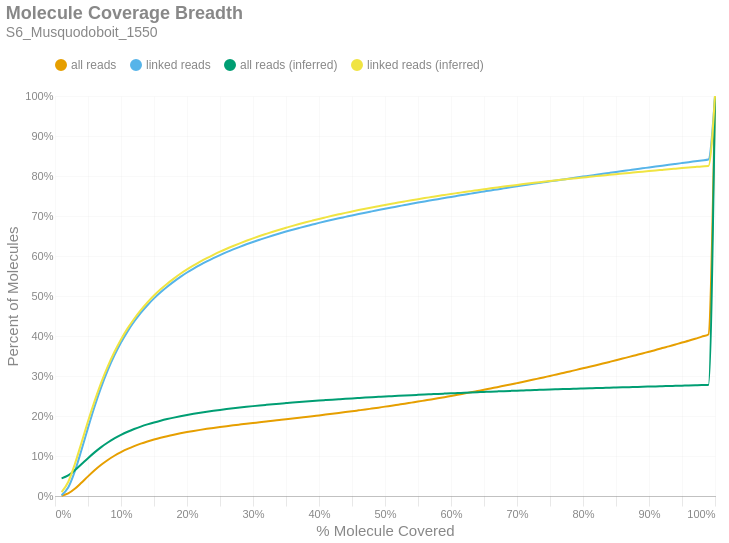

The code cell stored with this chart in its notebook:
### Markdown cell above
### Molecule Read Coverage
This chart shows molecule coverage breadth as computed by the number of bases aligned to that molecule. In other words, "*how much of each unique long molecule is actually sequenced/aligned?*" Keep in mind there is a distinction between sequences and alignments, since some sequences belonging to a particular molecule may not align well and wouldn't appear in the alignment data. This chart also shows molecule coverage breadth as computed by the *inferred fragment* from which the aligned sequences originate. Unlike read coverage, this calculation takes into account the total insert size, including unsequenced gaps between the forward and reverse reads. Like the previous figures, these are cumulative percents.

### Code cell
if SKIPLR:
    print_html(f"Skipped")
else:
    binned_df = consolidated_hist(valids['coverage_bp'], mask, 0.01, True)
    binned_df_inf = consolidated_hist(valids['coverage_inserts'], mask, 0.01, True)
    binned_df = binned_df.with_columns(pl.lit(binned_df_inf['all reads (cumsum)']).alias('all reads (inferred)'))
    binned_df = binned_df.with_columns(pl.lit(binned_df_inf['linked reads (cumsum)']).alias('linked reads (inferred)'))
    binned_df = binned_df.with_columns(
        (pl.col('bin').cast(pl.Float64) + 0.01).alias('right_edge')
    )

    with SafeRender(binned_df):
        (
            density_plot(binned_df, 'Molecule Coverage Breadth', samplename, 'molcov', ['all reads (inferred)','linked reads (inferred)'])
            .encode(
                #x=alt.X('bin:Q', title="% Molecule Covered").axis(format = '%').scale(padding=0),
                x=alt.X('right_edge:Q', title="% Molecule Covered").axis(format='%').scale(padding=0),
                y=alt.Y('value:Q', title='Percent of Molecules')
                    .axis(format='%')
                    .stack(False)
                    .scale(domainMin=0, padding=0),
                color=alt.Color("key:N").scale(domain = ["all reads", "linked reads", "all reads (inferred)", "linked reads (inferred)"]),
                tooltip = [
                    alt.Tooltip("key:N", title = "Data Type"),
                    alt.Tooltip("range_label:N", title="% Molecule Covered"),
                    alt.Tooltip("value:Q", format = ".2%", title="% Molecules")
                ]
            )
        ).display()

### Figure 1 — Vega-Lite specification as saved in the notebook (floating-point values rounded to 4 significant figures)
{"width": "container", "height": 400, "config": {"title": {"anchor": "start", "dy": -15, "fontSize": 18, "color": "#888888", "subtitleColor": "#888888", "subtitleFontSize": 14}, "arc": {"fill": "#0072B2"}, "axis": {"domainColor": "#888888", "domainWidth": 0.5, "gridWidth": 0.2, "grid": false, "titleFontWeight": 400, "titleFontSize": 15, "labelFontSize": 11, "labelColor": "#888888", "tickColor": "#888888", "tickWidth": 0.2, "titleColor": "#888888"}, "axisBand": {"grid": false}, "axisX": {"grid": true, "tickSize": 10, "domainCap": "round"}, "axisY": {"domain": false, "grid": true, "tickSize": 0, "domainCap": "round"}, "background": "transparent", "header": {"labelFontSize": 15, "labelColor": "#888888", "titleFontSize": 15, "titleFontWeight": 600, "titleColor": "#888888"}, "legend": {"labelFont": "sans-serif", "labelFontSize": 12, "labelColor": "#888888", "symbolSize": 100, "symbolType": "circle", "titleFontSize": 12, "titlePadding": 10, "titleColor": "#888888", "title": null, "orient": "top"}, "range": {"category": ["#E69F00", "#56B4E9", "#009E73", "#F0E442", "#0072B2", "#D55E00", "#CC79A7", "#000000"], "diverging": ["#cfe8f3", "#a2d4ec", "#73bfe2", "#46abdb", "#1696d2", "#12719e"]}, "area": {"fill": "#0072B2", "fillOpacity": 0.7, "line": true, "strokeOpacity": 0.7}, "line": {"color": "#0072B2", "stroke": "#0072B2", "strokeWidth": 2}, "trail": {"color": "#0072B2", "stroke": "#0072B2", "strokeWidth": 0, "size": 1}, "point": {"filled": true, "fillOpacity": 1.0, "size": 95}, "text": {"color": "#888888", "fontSize": 11, "align": "right", "fontWeight": 400, "size": 11}, "bar": {"fill": "#0072B2", "stroke": null}, "view": {"stroke": null, "continuousWidth": 660, "continuousHeight": 400}}, "data": {"name": "data-e5376c6e588460b2d22ee067f090cc62"}, "mark": {"type": "line", "interpolate": "monotone", "point": {"opacity": 0, "size": 275}}, "encoding": {"color": {"field": "key", "scale": {"domain": ["all reads", "linked reads", "all reads (inferred)", "linked reads (inferred)"]}, "type": "nominal"}, "tooltip": [{"field": "key", "title": "Data Type", "type": "nominal"}, {"field": "range_label", "title": "% Molecule Covered", "type": "nominal"}, {"field": "value", "format": ".2%", "title": "% Molecules", "type": "quantitative"}], "x": {"axis": {"format": "%"}, "field": "right_edge", "scale": {"padding": 0}, "title": "% Molecule Covered", "type": "quantitative"}, "y": {"axis": {"format": "%"}, "field": "value", "scale": {"domainMin": 0, "padding": 0}, "stack": false, "title": "Percent of Molecules", "type": "quantitative"}}, "params": [{"name": "param_c36ac31b6afebe62", "select": {"type": "point", "fields": ["key"]}, "bind": "legend"}], "title": {"text": "Molecule Coverage Breadth", "subtitle": "S6_Musquodoboit_1550"}, "transform": [{"fold": ["all reads (cumsum)", "linked reads (cumsum)", "all reads (inferred)", "linked reads (inferred)"]}, {"calculate": "replace(datum.key, ' (cumsum)', '')", "as": "key"}, {"filter": {"param": "param_c36ac31b6afebe62"}}], "usermeta": {"embedOptions": {"downloadFileName": "S6_Musquodoboit_1550.molcov"}}, "$schema": "https://vega.github.io/schema/vega-lite/v6.1.0.json", "datasets": {"data-e5376c6e588460b2d22ee067f090cc62": [{"bin": "0.0", "interval": "0.0-0.01", "all reads": 0.000724, "linked reads": 0.002119, "all reads (cumsum)": 0.000724, "linked reads (cumsum)": 0.002119, "range_label": "0.0-0.01", "all reads (inferred)": 0.04395, "linked reads (inferred)": 0.009748, "right_edge": 0.01}, {"bin": "0.01", "interval": "0.01-0.02", "all reads": 0.005563, "linked reads": 0.01888, "all reads (cumsum)": 0.006287, "linked reads (cumsum)": 0.021, "range_label": "0.01-0.02", "all reads (inferred)": 0.05139, "linked reads (inferred)": 0.03508, "right_edge": 0.02}, {"bin": "0.02", "interval": "0.02-0.03", "all reads": 0.01163, "linked reads": 0.04044, "all reads (cumsum)": 0.01792, "linked reads (cumsum)": 0.06144, "range_label": "0.02-0.03", "all reads (inferred)": 0.06415, "linked reads (inferred)": 0.07949, "right_edge": 0.03}, {"bin": "0.03", "interval": "0.03-0.04", "all reads": 0.01513, "linked reads": 0.05288, "all reads (cumsum)": 0.03305, "linked reads (cumsum)": 0.1143, "range_label": "0.03-0.04", "all reads (inferred)": 0.07926, "linked reads (inferred)": 0.1325, "right_edge": 0.04}, {"bin": "0.04", "interval": "0.04-0.05", "all reads": 0.01597, "linked reads": 0.05601, "all reads (cumsum)": 0.04901, "linked reads (cumsum)": 0.1703, "range_label": "0.04-0.05", "all reads (inferred)": 0.09466, "linked reads (inferred)": 0.1867, "right_edge": 0.05}, {"bin": "0.05", "interval": "0.05-0.06", "all reads": 0.01523, "linked reads": 0.05347, "all reads (cumsum)": 0.06424, "linked reads (cumsum)": 0.2238, "range_label": "0.05-0.06", "all reads (inferred)": 0.109, "linked reads (inferred)": 0.2373, "right_edge": 0.06}, {"bin": "0.06", "interval": "0.06-0.07", "all reads": 0.01376, "linked reads": 0.04838, "all reads (cumsum)": 0.07801, "linked reads (cumsum)": 0.2722, "range_label": "0.06-0.07", "all reads (inferred)": 0.1222, "linked reads (inferred)": 0.2835, "right_edge": 0.07}, {"bin": "0.07", "interval": "0.07-0.08", "all reads": 0.01208, "linked reads": 0.04251, "all reads (cumsum)": 0.09009, "linked reads (cumsum)": 0.3147, "range_label": "0.07-0.08", "all reads (inferred)": 0.1337, "linked reads (inferred)": 0.3241, "right_edge": 0.08}, {"bin": "0.08", "interval": "0.08-0.09", "all reads": 0.01052, "linked reads": 0.03697, "all reads (cumsum)": 0.1006, "linked reads (cumsum)": 0.3517, "range_label": "0.08-0.09", "all reads (inferred)": 0.1439, "linked reads (inferred)": 0.3601, "right_edge": 0.09}, {"bin": "0.09", "interval": "0.09-0.1", "all reads": 0.009114, "linked reads": 0.03201, "all reads (cumsum)": 0.1097, "linked reads (cumsum)": 0.3837, "range_label": "0.09-0.1", "all reads (inferred)": 0.1528, "linked reads (inferred)": 0.3915, "right_edge": 0.1}, {"bin": "0.1", "interval": "0.1-0.11", "all reads": 0.007969, "linked reads": 0.02795, "all reads (cumsum)": 0.1177, "linked reads (cumsum)": 0.4116, "range_label": "0.1-0.11", "all reads (inferred)": 0.1606, "linked reads (inferred)": 0.419, "right_edge": 0.11}, {"bin": "0.11", "interval": "0.11-0.12", "all reads": 0.007011, "linked reads": 0.02461, "all reads (cumsum)": 0.1247, "linked reads (cumsum)": 0.4362, "range_label": "0.11-0.12", "all reads (inferred)": 0.1674, "linked reads (inferred)": 0.4431, "right_edge": 0.12}, {"bin": "0.12", "interval": "0.12-0.13", "all reads": 0.006181, "linked reads": 0.02169, "all reads (cumsum)": 0.1309, "linked reads (cumsum)": 0.4579, "range_label": "0.12-0.13", "all reads (inferred)": 0.1736, "linked reads (inferred)": 0.4646, "right_edge": 0.13}, {"bin": "0.13", "interval": "0.13-0.14", "all reads": 0.005436, "linked reads": 0.01906, "all reads (cumsum)": 0.1363, "linked reads (cumsum)": 0.477, "range_label": "0.13-0.14", "all reads (inferred)": 0.179, "linked reads (inferred)": 0.4839, "right_edge": 0.14}, {"bin": "0.14", "interval": "0.14-0.15", "all reads": 0.004899, "linked reads": 0.01713, "all reads (cumsum)": 0.1412, "linked reads (cumsum)": 0.4941, "range_label": "0.14-0.15", "all reads (inferred)": 0.1839, "linked reads (inferred)": 0.5011, "right_edge": 0.15}, {"bin": "0.15", "interval": "0.15-0.16", "all reads": 0.004358, "linked reads": 0.01522, "all reads (cumsum)": 0.1456, "linked reads (cumsum)": 0.5093, "range_label": "0.15-0.16", "all reads (inferred)": 0.1883, "linked reads (inferred)": 0.5166, "right_edge": 0.16}, {"bin": "0.16", "interval": "0.16-0.17", "all reads": 0.003978, "linked reads": 0.01383, "all reads (cumsum)": 0.1496, "linked reads (cumsum)": 0.5232, "range_label": "0.16-0.17", "all reads (inferred)": 0.1923, "linked reads (inferred)": 0.5307, "right_edge": 0.17}, {"bin": "0.17", "interval": "0.17-0.18", "all reads": 0.003647, "linked reads": 0.01271, "all reads (cumsum)": 0.1532, "linked reads (cumsum)": 0.5359, "range_label": "0.17-0.18", "all reads (inferred)": 0.196, "linked reads (inferred)": 0.5435, "right_edge": 0.18}, {"bin": "0.18", "interval": "0.18-0.19", "all reads": 0.00342, "linked reads": 0.01188, "all reads (cumsum)": 0.1566, "linked reads (cumsum)": 0.5477, "range_label": "0.18-0.19", "all reads (inferred)": 0.1994, "linked reads (inferred)": 0.5555, "right_edge": 0.19}, {"bin": "0.19", "interval": "0.19-0.2", "all reads": 0.003164, "linked reads": 0.01099, "all reads (cumsum)": 0.1598, "linked reads (cumsum)": 0.5587, "range_label": "0.19-0.2", "all reads (inferred)": 0.2025, "linked reads (inferred)": 0.5664, "right_edge": 0.2}, {"bin": "0.2", "interval": "0.2-0.21", "all reads": 0.002862, "linked reads": 0.00987, "all reads (cumsum)": 0.1627, "linked reads (cumsum)": 0.5686, "range_label": "0.2-0.21", "all reads (inferred)": 0.2054, "linked reads (inferred)": 0.5765, "right_edge": 0.21}, {"bin": "0.21", "interval": "0.21-0.22", "all reads": 0.002684, "linked reads": 0.009246, "all reads (cumsum)": 0.1653, "linked reads (cumsum)": 0.5779, "range_label": "0.21-0.22", "all reads (inferred)": 0.2081, "linked reads (inferred)": 0.5859, "right_edge": 0.22}, {"bin": "0.22", "interval": "0.22-0.23", "all reads": 0.00252, "linked reads": 0.008647, "all reads (cumsum)": 0.1679, "linked reads (cumsum)": 0.5865, "range_label": "0.22-0.23", "all reads (inferred)": 0.2106, "linked reads (inferred)": 0.5947, "right_edge": 0.23}, {"bin": "0.23", "interval": "0.23-0.24", "all reads": 0.002389, "linked reads": 0.008161, "all reads (cumsum)": 0.1702, "linked reads (cumsum)": 0.5947, "range_label": "0.23-0.24", "all reads (inferred)": 0.2129, "linked reads (inferred)": 0.603, "right_edge": 0.24}, {"bin": "0.24", "interval": "0.24-0.25", "all reads": 0.002272, "linked reads": 0.007704, "all reads (cumsum)": 0.1725, "linked reads (cumsum)": 0.6024, "range_label": "0.24-0.25", "all reads (inferred)": 0.2152, "linked reads (inferred)": 0.6108, "right_edge": 0.25}, {"bin": "0.25", "interval": "0.25-0.26", "all reads": 0.002145, "linked reads": 0.007237, "all reads (cumsum)": 0.1747, "linked reads (cumsum)": 0.6096, "range_label": "0.25-0.26", "all reads (inferred)": 0.2173, "linked reads (inferred)": 0.6182, "right_edge": 0.26}, {"bin": "0.26", "interval": "0.26-0.27", "all reads": 0.002038, "linked reads": 0.006841, "all reads (cumsum)": 0.1767, "linked reads (cumsum)": 0.6164, "range_label": "0.26-0.27", "all reads (inferred)": 0.2192, "linked reads (inferred)": 0.6251, "right_edge": 0.27}, {"bin": "0.27", "interval": "0.27-0.28", "all reads": 0.001979, "linked reads": 0.006519, "all reads (cumsum)": 0.1787, "linked reads (cumsum)": 0.623, "range_label": "0.27-0.28", "all reads (inferred)": 0.2211, "linked reads (inferred)": 0.6317, "right_edge": 0.28}, {"bin": "0.28", "interval": "0.28-0.29", "all reads": 0.001959, "linked reads": 0.006305, "all reads (cumsum)": 0.1806, "linked reads (cumsum)": 0.6293, "range_label": "0.28-0.29", "all reads (inferred)": 0.223, "linked reads (inferred)": 0.638, "right_edge": 0.29}, {"bin": "0.29", "interval": "0.29-0.3", "all reads": 0.001873, "linked reads": 0.005807, "all reads (cumsum)": 0.1825, "linked reads (cumsum)": 0.6351, "range_label": "0.29-0.3", "all reads (inferred)": 0.2247, "linked reads (inferred)": 0.6441, "right_edge": 0.3}, {"bin": "0.3", "interval": "0.3-0.31", "all reads": 0.001834, "linked reads": 0.005492, "all reads (cumsum)": 0.1843, "linked reads (cumsum)": 0.6406, "range_label": "0.3-0.31", "all reads (inferred)": 0.2263, "linked reads (inferred)": 0.6498, "right_edge": 0.31}, {"bin": "0.31", "interval": "0.31-0.32", "all reads": 0.001882, "linked reads": 0.005425, "all reads (cumsum)": 0.1862, "linked reads (cumsum)": 0.646, "range_label": "0.31-0.32", "all reads (inferred)": 0.2279, "linked reads (inferred)": 0.6553, "right_edge": 0.32}, {"bin": "0.32", "interval": "0.32-0.33", "all reads": 0.001879, "linked reads": 0.00522, "all reads (cumsum)": 0.1881, "linked reads (cumsum)": 0.6512, "range_label": "0.32-0.33", "all reads (inferred)": 0.2294, "linked reads (inferred)": 0.6606, "right_edge": 0.33}, {"bin": "0.33", "interval": "0.33-0.34", "all reads": 0.00186, "linked reads": 0.005023, "all reads (cumsum)": 0.19, "linked reads (cumsum)": 0.6562, "range_label": "0.33-0.34", "all reads (inferred)": 0.2309, "linked reads (inferred)": 0.6658, "right_edge": 0.34}, {"bin": "0.34", "interval": "0.34-0.35", "all reads": 0.001865, "linked reads": 0.004805, "all reads (cumsum)": 0.1918, "linked reads (cumsum)": 0.661, "range_label": "0.34-0.35", "all reads (inferred)": 0.2323, "linked reads (inferred)": 0.6706, "right_edge": 0.35}, {"bin": "0.35", "interval": "0.35-0.36", "all reads": 0.001889, "linked reads": 0.004559, "all reads (cumsum)": 0.1937, "linked reads (cumsum)": 0.6656, "range_label": "0.35-0.36", "all reads (inferred)": 0.2337, "linked reads (inferred)": 0.6754, "right_edge": 0.36}, {"bin": "0.36", "interval": "0.36-0.37", "all reads": 0.001909, "linked reads": 0.004474, "all reads (cumsum)": 0.1956, "linked reads (cumsum)": 0.6701, "range_label": "0.36-0.37", "all reads (inferred)": 0.235, "linked reads (inferred)": 0.6799, "right_edge": 0.37}, {"bin": "0.37", "interval": "0.37-0.38", "all reads": 0.001933, "linked reads": 0.004371, "all reads (cumsum)": 0.1976, "linked reads (cumsum)": 0.6744, "range_label": "0.37-0.38", "all reads (inferred)": 0.2362, "linked reads (inferred)": 0.6844, "right_edge": 0.38}, {"bin": "0.38", "interval": "0.38-0.39", "all reads": 0.001929, "linked reads": 0.004141, "all reads (cumsum)": 0.1995, "linked reads (cumsum)": 0.6786, "range_label": "0.38-0.39", "all reads (inferred)": 0.2374, "linked reads (inferred)": 0.6886, "right_edge": 0.39}, {"bin": "0.39", "interval": "0.39-0.4", "all reads": 0.002046, "linked reads": 0.004183, "all reads (cumsum)": 0.2015, "linked reads (cumsum)": 0.6828, "range_label": "0.39-0.4", "all reads (inferred)": 0.2386, "linked reads (inferred)": 0.6927, "right_edge": 0.4}, {"bin": "0.4", "interval": "0.4-0.41", "all reads": 0.001993, "linked reads": 0.003946, "all reads (cumsum)": 0.2035, "linked reads (cumsum)": 0.6867, "range_label": "0.4-0.41", "all reads (inferred)": 0.2398, "linked reads (inferred)": 0.6965, "right_edge": 0.41}, {"bin": "0.41", "interval": "0.41-0.42", "all reads": 0.00204, "linked reads": 0.003778, "all reads (cumsum)": 0.2056, "linked reads (cumsum)": 0.6905, "range_label": "0.41-0.42", "all reads (inferred)": 0.2409, "linked reads (inferred)": 0.7004, "right_edge": 0.42}, {"bin": "0.42", "interval": "0.42-0.43", "all reads": 0.002065, "linked reads": 0.003695, "all reads (cumsum)": 0.2076, "linked reads (cumsum)": 0.6942, "range_label": "0.42-0.43", "all reads (inferred)": 0.2419, "linked reads (inferred)": 0.7041, "right_edge": 0.43}, {"bin": "0.43", "interval": "0.43-0.44", "all reads": 0.002083, "linked reads": 0.003577, "all reads (cumsum)": 0.2097, "linked reads (cumsum)": 0.6978, "range_label": "0.43-0.44", "all reads (inferred)": 0.243, "linked reads (inferred)": 0.7079, "right_edge": 0.44}, {"bin": "0.44", "interval": "0.44-0.45", "all reads": 0.002153, "linked reads": 0.003596, "all reads (cumsum)": 0.2119, "linked reads (cumsum)": 0.7014, "range_label": "0.44-0.45", "all reads (inferred)": 0.244, "linked reads (inferred)": 0.7113, "right_edge": 0.45}, {"bin": "0.45", "interval": "0.45-0.46", "all reads": 0.002221, "linked reads": 0.00351, "all reads (cumsum)": 0.2141, "linked reads (cumsum)": 0.7049, "range_label": "0.45-0.46", "all reads (inferred)": 0.245, "linked reads (inferred)": 0.7147, "right_edge": 0.46}, {"bin": "0.46", "interval": "0.46-0.47", "all reads": 0.002227, "linked reads": 0.003405, "all reads (cumsum)": 0.2163, "linked reads (cumsum)": 0.7083, "range_label": "0.46-0.47", "all reads (inferred)": 0.246, "linked reads (inferred)": 0.7181, "right_edge": 0.47}, {"bin": "0.47", "interval": "0.47-0.48", "all reads": 0.002278, "linked reads": 0.003291, "all reads (cumsum)": 0.2186, "linked reads (cumsum)": 0.7116, "range_label": "0.47-0.48", "all reads (inferred)": 0.2469, "linked reads (inferred)": 0.7213, "right_edge": 0.48}, {"bin": "0.48", "interval": "0.48-0.49", "all reads": 0.00228, "linked reads": 0.003271, "all reads (cumsum)": 0.2209, "linked reads (cumsum)": 0.7148, "range_label": "0.48-0.49", "all reads (inferred)": 0.2478, "linked reads (inferred)": 0.7245, "right_edge": 0.49}, {"bin": "0.49", "interval": "0.49-0.5", "all reads": 0.002541, "linked reads": 0.00331, "all reads (cumsum)": 0.2234, "linked reads (cumsum)": 0.7181, "range_label": "0.49-0.5", "all reads (inferred)": 0.2488, "linked reads (inferred)": 0.7277, "right_edge": 0.5}, {"bin": "0.5", "interval": "0.5-0.51", "all reads": 0.002299, "linked reads": 0.003069, "all reads (cumsum)": 0.2257, "linked reads (cumsum)": 0.7212, "range_label": "0.5-0.51", "all reads (inferred)": 0.2496, "linked reads (inferred)": 0.7307, "right_edge": 0.51}, {"bin": "0.51", "interval": "0.51-0.52", "all reads": 0.002541, "linked reads": 0.003128, "all reads (cumsum)": 0.2283, "linked reads (cumsum)": 0.7243, "range_label": "0.51-0.52", "all reads (inferred)": 0.2505, "linked reads (inferred)": 0.7337, "right_edge": 0.52}, {"bin": "0.52", "interval": "0.52-0.53", "all reads": 0.002534, "linked reads": 0.003044, "all reads (cumsum)": 0.2308, "linked reads (cumsum)": 0.7274, "range_label": "0.52-0.53", "all reads (inferred)": 0.2513, "linked reads (inferred)": 0.7365, "right_edge": 0.53}, {"bin": "0.53", "interval": "0.53-0.54", "all reads": 0.002627, "linked reads": 0.003115, "all reads (cumsum)": 0.2334, "linked reads (cumsum)": 0.7305, "range_label": "0.53-0.54", "all reads (inferred)": 0.2522, "linked reads (inferred)": 0.7394, "right_edge": 0.54}, {"bin": "0.54", "interval": "0.54-0.55", "all reads": 0.002605, "linked reads": 0.002982, "all reads (cumsum)": 0.236, "linked reads (cumsum)": 0.7335, "range_label": "0.54-0.55", "all reads (inferred)": 0.253, "linked reads (inferred)": 0.7421, "right_edge": 0.55}, {"bin": "0.55", "interval": "0.55-0.56", "all reads": 0.002743, "linked reads": 0.002939, "all reads (cumsum)": 0.2388, "linked reads (cumsum)": 0.7364, "range_label": "0.55-0.56", "all reads (inferred)": 0.2537, "linked reads (inferred)": 0.7448, "right_edge": 0.56}, {"bin": "0.56", "interval": "0.56-0.57", "all reads": 0.002733, "linked reads": 0.00286, "all reads (cumsum)": 0.2415, "linked reads (cumsum)": 0.7393, "range_label": "0.56-0.57", "all reads (inferred)": 0.2545, "linked reads (inferred)": 0.7474, "right_edge": 0.57}, {"bin": "0.57", "interval": "0.57-0.58", "all reads": 0.002781, "linked reads": 0.002846, "all reads (cumsum)": 0.2443, "linked reads (cumsum)": 0.7421, "range_label": "0.57-0.58", "all reads (inferred)": 0.2553, "linked reads (inferred)": 0.75, "right_edge": 0.58}, {"bin": "0.58", "interval": "0.58-0.59", "all reads": 0.002861, "linked reads": 0.002801, "all reads (cumsum)": 0.2471, "linked reads (cumsum)": 0.7449, "range_label": "0.58-0.59", "all reads (inferred)": 0.256, "linked reads (inferred)": 0.7525, "right_edge": 0.59}, {"bin": "0.59", "interval": "0.59-0.6", "all reads": 0.00297, "linked reads": 0.002825, "all reads (cumsum)": 0.2501, "linked reads (cumsum)": 0.7478, "range_label": "0.59-0.6", "all reads (inferred)": 0.2567, "linked reads (inferred)": 0.7551, "right_edge": 0.6}, {"bin": "0.6", "interval": "0.6-0.61", "all reads": 0.002904, "linked reads": 0.002726, "all reads (cumsum)": 0.253, "linked reads (cumsum)": 0.7505, "range_label": "0.6-0.61", "all reads (inferred)": 0.2574, "linked reads (inferred)": 0.7575, "right_edge": 0.61}, {"bin": "0.61", "interval": "0.61-0.62", "all reads": 0.003082, "linked reads": 0.002719, "all reads (cumsum)": 0.2561, "linked reads (cumsum)": 0.7532, "range_label": "0.61-0.62", "all reads (inferred)": 0.2581, "linked reads (inferred)": 0.7599, "right_edge": 0.62}, {"bin": "0.62", "interval": "0.62-0.63", "all reads": 0.003076, "linked reads": 0.00273, "all reads (cumsum)": 0.2592, "linked reads (cumsum)": 0.7559, "range_label": "0.62-0.63", "all reads (inferred)": 0.2588, "linked reads (inferred)": 0.7622, "right_edge": 0.63}, {"bin": "0.63", "interval": "0.63-0.64", "all reads": 0.003164, "linked reads": 0.002731, "all reads (cumsum)": 0.2623, "linked reads (cumsum)": 0.7587, "range_label": "0.63-0.64", "all reads (inferred)": 0.2595, "linked reads (inferred)": 0.7645, "right_edge": 0.64}, {"bin": "0.64", "interval": "0.64-0.65", "all reads": 0.003172, "linked reads": 0.002647, "all reads (cumsum)": 0.2655, "linked reads (cumsum)": 0.7613, "range_label": "0.64-0.65", "all reads (inferred)": 0.2601, "linked reads (inferred)": 0.7668, "right_edge": 0.65}, {"bin": "0.65", "interval": "0.65-0.66", "all reads": 0.003335, "linked reads": 0.002656, "all reads (cumsum)": 0.2688, "linked reads (cumsum)": 0.764, "range_label": "0.65-0.66", "all reads (inferred)": 0.2608, "linked reads (inferred)": 0.7691, "right_edge": 0.66}, {"bin": "0.66", "interval": "0.66-0.67", "all reads": 0.003239, "linked reads": 0.002555, "all reads (cumsum)": 0.2721, "linked reads (cumsum)": 0.7665, "range_label": "0.66-0.67", "all reads (inferred)": 0.2615, "linked reads (inferred)": 0.7713, "right_edge": 0.67}, {"bin": "0.67", "interval": "0.67-0.68", "all reads": 0.00335, "linked reads": 0.002586, "all reads (cumsum)": 0.2754, "linked reads (cumsum)": 0.7691, "range_label": "0.67-0.68", "all reads (inferred)": 0.2621, "linked reads (inferred)": 0.7735, "right_edge": 0.68}, {"bin": "0.68", "interval": "0.68-0.69", "all reads": 0.003328, "linked reads": 0.00259, "all reads (cumsum)": 0.2788, "linked reads (cumsum)": 0.7717, "range_label": "0.68-0.69", "all reads (inferred)": 0.2627, "linked reads (inferred)": 0.7756, "right_edge": 0.69}, {"bin": "0.69", "interval": "0.69-0.7", "all reads": 0.003449, "linked reads": 0.002567, "all reads (cumsum)": 0.2822, "linked reads (cumsum)": 0.7743, "range_label": "0.69-0.7", "all reads (inferred)": 0.2633, "linked reads (inferred)": 0.7777, "right_edge": 0.7}, {"bin": "0.7", "interval": "0.7-0.71", "all reads": 0.003471, "linked reads": 0.00253, "all reads (cumsum)": 0.2857, "linked reads (cumsum)": 0.7768, "range_label": "0.7-0.71", "all reads (inferred)": 0.2639, "linked reads (inferred)": 0.7797, "right_edge": 0.71}, {"bin": "0.71", "interval": "0.71-0.72", "all reads": 0.003528, "linked reads": 0.002452, "all reads (cumsum)": 0.2892, "linked reads (cumsum)": 0.7792, "range_label": "0.71-0.72", "all reads (inferred)": 0.2645, "linked reads (inferred)": 0.7818, "right_edge": 0.72}, {"bin": "0.72", "interval": "0.72-0.73", "all reads": 0.003641, "linked reads": 0.002484, "all reads (cumsum)": 0.2928, "linked reads (cumsum)": 0.7817, "range_label": "0.72-0.73", "all reads (inferred)": 0.2651, "linked reads (inferred)": 0.7837, "right_edge": 0.73}, {"bin": "0.73", "interval": "0.73-0.74", "all reads": 0.003548, "linked reads": 0.002418, "all reads (cumsum)": 0.2964, "linked reads (cumsum)": 0.7841, "range_label": "0.73-0.74", "all reads (inferred)": 0.2657, "linked reads (inferred)": 0.7857, "right_edge": 0.74}, {"bin": "0.74", "interval": "0.74-0.75", "all reads": 0.003841, "linked reads": 0.002455, "all reads (cumsum)": 0.3002, "linked reads (cumsum)": 0.7866, "range_label": "0.74-0.75", "all reads (inferred)": 0.2662, "linked reads (inferred)": 0.7875, "right_edge": 0.75}, {"bin": "0.75", "interval": "0.75-0.76", "all reads": 0.003636, "linked reads": 0.002353, "all reads (cumsum)": 0.3039, "linked reads (cumsum)": 0.789, "range_label": "0.75-0.76", "all reads (inferred)": 0.2668, "linked reads (inferred)": 0.7893, "right_edge": 0.76}, {"bin": "0.76", "interval": "0.76-0.77", "all reads": 0.003782, "linked reads": 0.002365, "all reads (cumsum)": 0.3077, "linked reads (cumsum)": 0.7913, "range_label": "0.76-0.77", "all reads (inferred)": 0.2673, "linked reads (inferred)": 0.7911, "right_edge": 0.77}, {"bin": "0.77", "interval": "0.77-0.78", "all reads": 0.003813, "linked reads": 0.002367, "all reads (cumsum)": 0.3115, "linked reads (cumsum)": 0.7937, "range_label": "0.77-0.78", "all reads (inferred)": 0.2678, "linked reads (inferred)": 0.7929, "right_edge": 0.78}, {"bin": "0.78", "interval": "0.78-0.79", "all reads": 0.003801, "linked reads": 0.002413, "all reads (cumsum)": 0.3153, "linked reads (cumsum)": 0.7961, "range_label": "0.78-0.79", "all reads (inferred)": 0.2683, "linked reads (inferred)": 0.7945, "right_edge": 0.79}, {"bin": "0.79", "interval": "0.79-0.8", "all reads": 0.004089, "linked reads": 0.002383, "all reads (cumsum)": 0.3194, "linked reads (cumsum)": 0.7985, "range_label": "0.79-0.8", "all reads (inferred)": 0.2688, "linked reads (inferred)": 0.7962, "right_edge": 0.8}, {"bin": "0.8", "interval": "0.8-0.81", "all reads": 0.003774, "linked reads": 0.002219, "all reads (cumsum)": 0.3231, "linked reads (cumsum)": 0.8007, "range_label": "0.8-0.81", "all reads (inferred)": 0.2693, "linked reads (inferred)": 0.7979, "right_edge": 0.81}, {"bin": "0.81", "interval": "0.81-0.82", "all reads": 0.00395, "linked reads": 0.002375, "all reads (cumsum)": 0.3271, "linked reads (cumsum)": 0.8031, "range_label": "0.81-0.82", "all reads (inferred)": 0.2698, "linked reads (inferred)": 0.7997, "right_edge": 0.82}, {"bin": "0.82", "interval": "0.82-0.83", "all reads": 0.004107, "linked reads": 0.002305, "all reads (cumsum)": 0.3312, "linked reads (cumsum)": 0.8054, "range_label": "0.82-0.83", "all reads (inferred)": 0.2703, "linked reads (inferred)": 0.8013, "right_edge": 0.83}, {"bin": "0.83", "interval": "0.83-0.84", "all reads": 0.004049, "linked reads": 0.002361, "all reads (cumsum)": 0.3352, "linked reads (cumsum)": 0.8077, "range_label": "0.83-0.84", "all reads (inferred)": 0.2708, "linked reads (inferred)": 0.803, "right_edge": 0.84}, {"bin": "0.84", "interval": "0.84-0.85", "all reads": 0.004093, "linked reads": 0.002344, "all reads (cumsum)": 0.3393, "linked reads (cumsum)": 0.8101, "range_label": "0.84-0.85", "all reads (inferred)": 0.2712, "linked reads (inferred)": 0.8046, "right_edge": 0.85}, {"bin": "0.85", "interval": "0.85-0.86", "all reads": 0.004228, "linked reads": 0.002312, "all reads (cumsum)": 0.3436, "linked reads (cumsum)": 0.8124, "range_label": "0.85-0.86", "all reads (inferred)": 0.2717, "linked reads (inferred)": 0.8061, "right_edge": 0.86}, {"bin": "0.86", "interval": "0.86-0.87", "all reads": 0.004185, "linked reads": 0.002271, "all reads (cumsum)": 0.3477, "linked reads (cumsum)": 0.8147, "range_label": "0.86-0.87", "all reads (inferred)": 0.2722, "linked reads (inferred)": 0.8077, "right_edge": 0.87}, {"bin": "0.87", "interval": "0.87-0.88", "all reads": 0.004311, "linked reads": 0.002293, "all reads (cumsum)": 0.3521, "linked reads (cumsum)": 0.817, "range_label": "0.87-0.88", "all reads (inferred)": 0.2726, "linked reads (inferred)": 0.8093, "right_edge": 0.88}, {"bin": "0.88", "interval": "0.88-0.89", "all reads": 0.004296, "linked reads": 0.002219, "all reads (cumsum)": 0.3564, "linked reads (cumsum)": 0.8192, "range_label": "0.88-0.89", "all reads (inferred)": 0.2731, "linked reads (inferred)": 0.8108, "right_edge": 0.89}, {"bin": "0.89", "interval": "0.89-0.9", "all reads": 0.004486, "linked reads": 0.002258, "all reads (cumsum)": 0.3608, "linked reads (cumsum)": 0.8214, "range_label": "0.89-0.9", "all reads (inferred)": 0.2736, "linked reads (inferred)": 0.8123, "right_edge": 0.9}, {"bin": "0.9", "interval": "0.9-0.91", "all reads": 0.004212, "linked reads": 0.002216, "all reads (cumsum)": 0.365, "linked reads (cumsum)": 0.8237, "range_label": "0.9-0.91", "all reads (inferred)": 0.274, "linked reads (inferred)": 0.8138, "right_edge": 0.91}, {"bin": "0.91", "interval": "0.91-0.92", "all reads": 0.004801, "linked reads": 0.002197, "all reads (cumsum)": 0.3698, "linked reads (cumsum)": 0.8259, "range_label": "0.91-0.92", "all reads (inferred)": 0.2745, "linked reads (inferred)": 0.8153, "right_edge": 0.92}, {"bin": "0.92", "interval": "0.92-0.93", "all reads": 0.004247, "linked reads": 0.002158, "all reads (cumsum)": 0.3741, "linked reads (cumsum)": 0.828, "range_label": "0.92-0.93", "all reads (inferred)": 0.2749, "linked reads (inferred)": 0.8168, "right_edge": 0.93}, {"bin": "0.93", "interval": "0.93-0.94", "all reads": 0.004644, "linked reads": 0.002194, "all reads (cumsum)": 0.3787, "linked reads (cumsum)": 0.8302, "range_label": "0.93-0.94", "all reads (inferred)": 0.2754, "linked reads (inferred)": 0.8183, "right_edge": 0.94}, {"bin": "0.94", "interval": "0.94-0.95", "all reads": 0.004952, "linked reads": 0.00221, "all reads (cumsum)": 0.3837, "linked reads (cumsum)": 0.8324, "range_label": "0.94-0.95", "all reads (inferred)": 0.2758, "linked reads (inferred)": 0.8197, "right_edge": 0.95}, {"bin": "0.95", "interval": "0.95-0.96", "all reads": 0.004357, "linked reads": 0.002216, "all reads (cumsum)": 0.388, "linked reads (cumsum)": 0.8346, "range_label": "0.95-0.96", "all reads (inferred)": 0.2763, "linked reads (inferred)": 0.8211, "right_edge": 0.96}, {"bin": "0.96", "interval": "0.96-0.97", "all reads": 0.00498, "linked reads": 0.002134, "all reads (cumsum)": 0.393, "linked reads (cumsum)": 0.8368, "range_label": "0.96-0.97", "all reads (inferred)": 0.2768, "linked reads (inferred)": 0.8226, "right_edge": 0.97}, {"bin": "0.97", "interval": "0.97-0.98", "all reads": 0.005485, "linked reads": 0.002137, "all reads (cumsum)": 0.3985, "linked reads (cumsum)": 0.8389, "range_label": "0.97-0.98", "all reads (inferred)": 0.2773, "linked reads (inferred)": 0.824, "right_edge": 0.98}, {"bin": "0.98", "interval": "0.98-0.99", "all reads": 0.005225, "linked reads": 0.002212, "all reads (cumsum)": 0.4037, "linked reads (cumsum)": 0.8411, "range_label": "0.98-0.99", "all reads (inferred)": 0.2777, "linked reads (inferred)": 0.8249, "right_edge": 0.99}, {"bin": "0.99", "interval": "0.99-1.0", "all reads": 0.5963, "linked reads": 0.1589, "all reads (cumsum)": 1.0, "linked reads (cumsum)": 1.0, "range_label": "0.99-1.0", "all reads (inferred)": 1.0, "linked reads (inferred)": 1.0, "right_edge": 1.0}]}}
